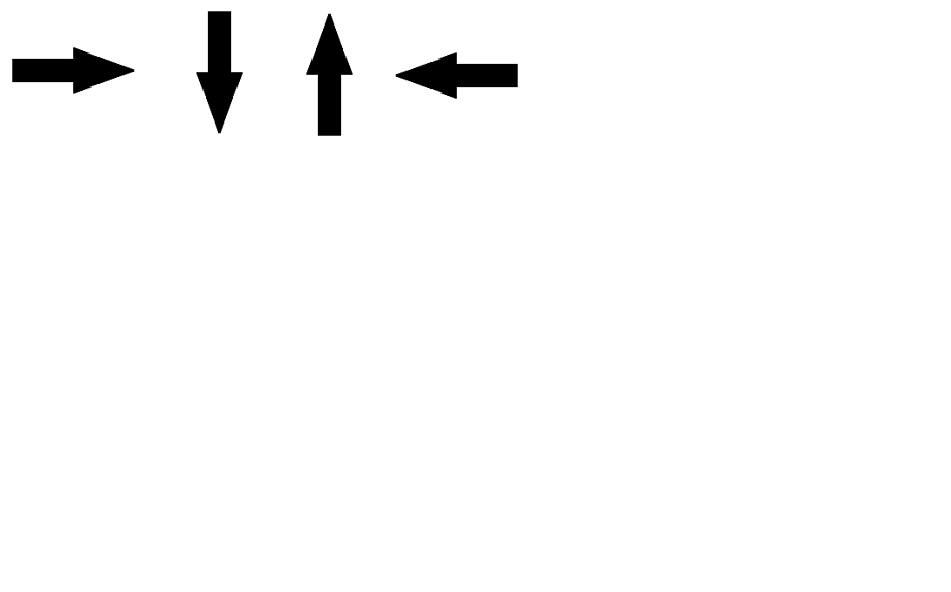
#> input picture arrow_together.png, 951 x 592 px
$ python main.py
#> lines starting #> are read from the running program, lines starting #| are printed output that depends on the picture; after the words box and inside, x2 and y2 are one past the last pixel; in counts of white or black regions, pixels touching at a corner belong together
import sys

import numpy as np
import cv2

im = cv2.imread('arrow_together.png')
#> im is the input picture: shape (592, 951, 3); mean B, G, R 249.8, 249.8, 249.8
im3 = im.copy()

gray = cv2.cvtColor(im, cv2.COLOR_BGR2GRAY)

blur = cv2.GaussianBlur(gray, (5, 5), 0)
# thresh = cv2.adaptiveThreshold(blur, 255, 1, 1, 11, 2)  #?
ret, thresh = cv2.threshold(blur, 127, 255, cv2.THRESH_BINARY_INV)
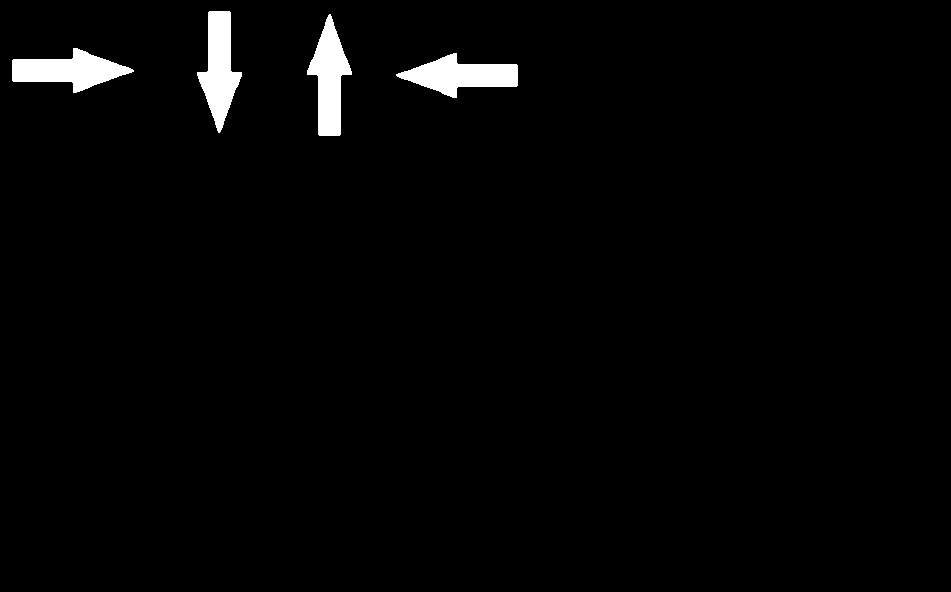
#> thresh: shape (592, 951); 2% white; 4 white regions
cv2.imshow('gray', gray)
cv2.imshow('thresh', thresh)

#################      Now finding Contours         ###################

contours, hierarchy = cv2.findContours(thresh, cv2.RETR_LIST, cv2.CHAIN_APPROX_SIMPLE)  # ?
#> contours = 4 contours; box (x1, y1, x2, y2) and area: (396, 53, 518, 98) 2724, (12, 48, 134, 93) 2724, (307, 14, 352, 136) 2724, (197, 11, 242, 133) 2724

samples = np.empty((0, 100))
responses = []
keys = [i for i in range(48, 58)]

for cnt in contours:
    if cv2.contourArea(cnt) > 50:
        [x, y, w, h] = cv2.boundingRect(cnt)

        if h > 28:
            cv2.rectangle(im, (x, y), (x + w, y + h), (0, 255, 0), 2)
            roi = thresh[y:y + h, x:x + w]
            roismall = cv2.resize(roi, (10, 10))
            cv2.imshow('roi', roismall)
            cv2.imshow('norm', im)
            key = cv2.waitKey(0)

            if key == 27:  # (escape to quit)
                sys.exit()
#> (the program exits here)
